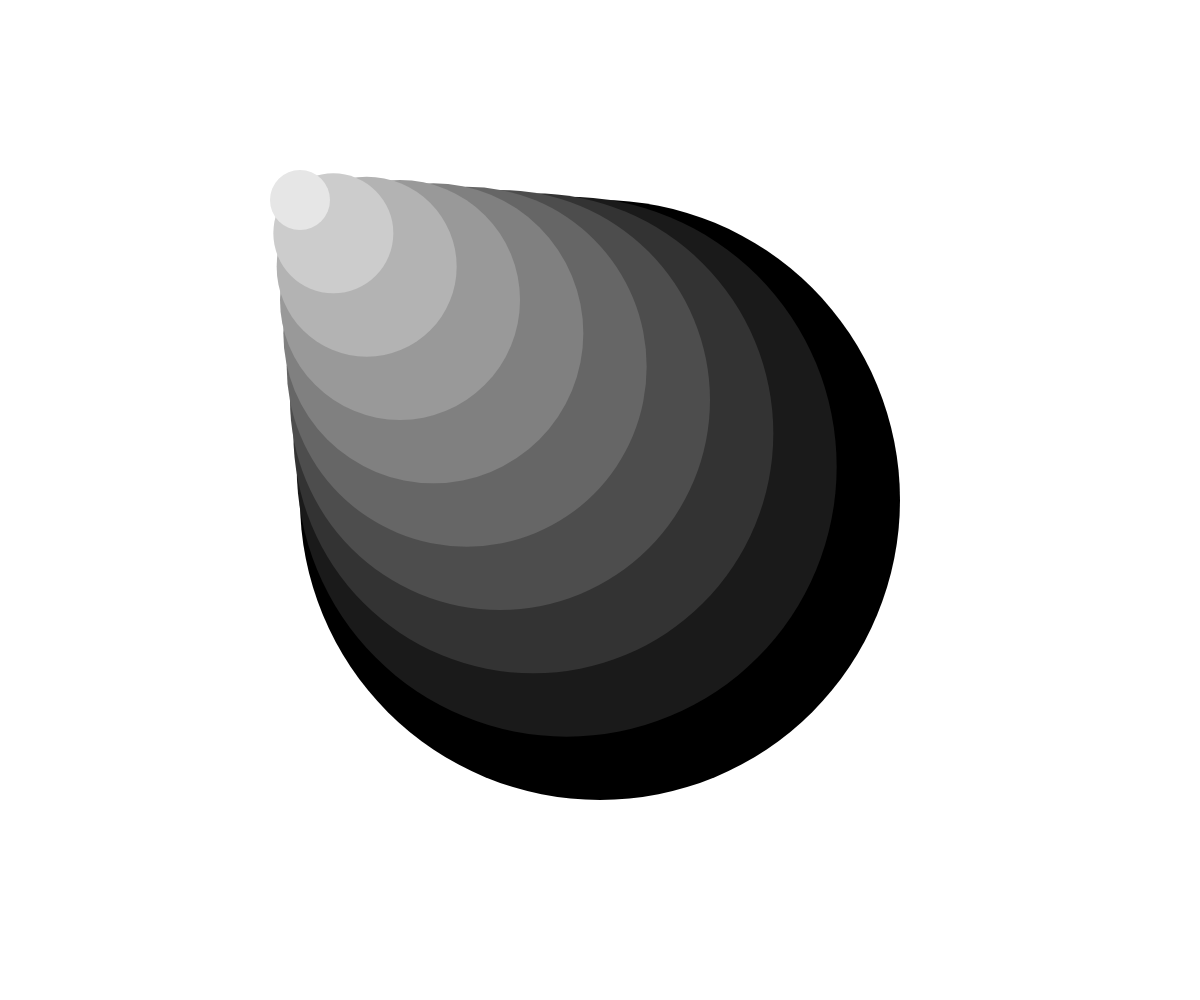
Frame 1 (no input)
Frame 60 (no input): identical to frame 1, image omitted
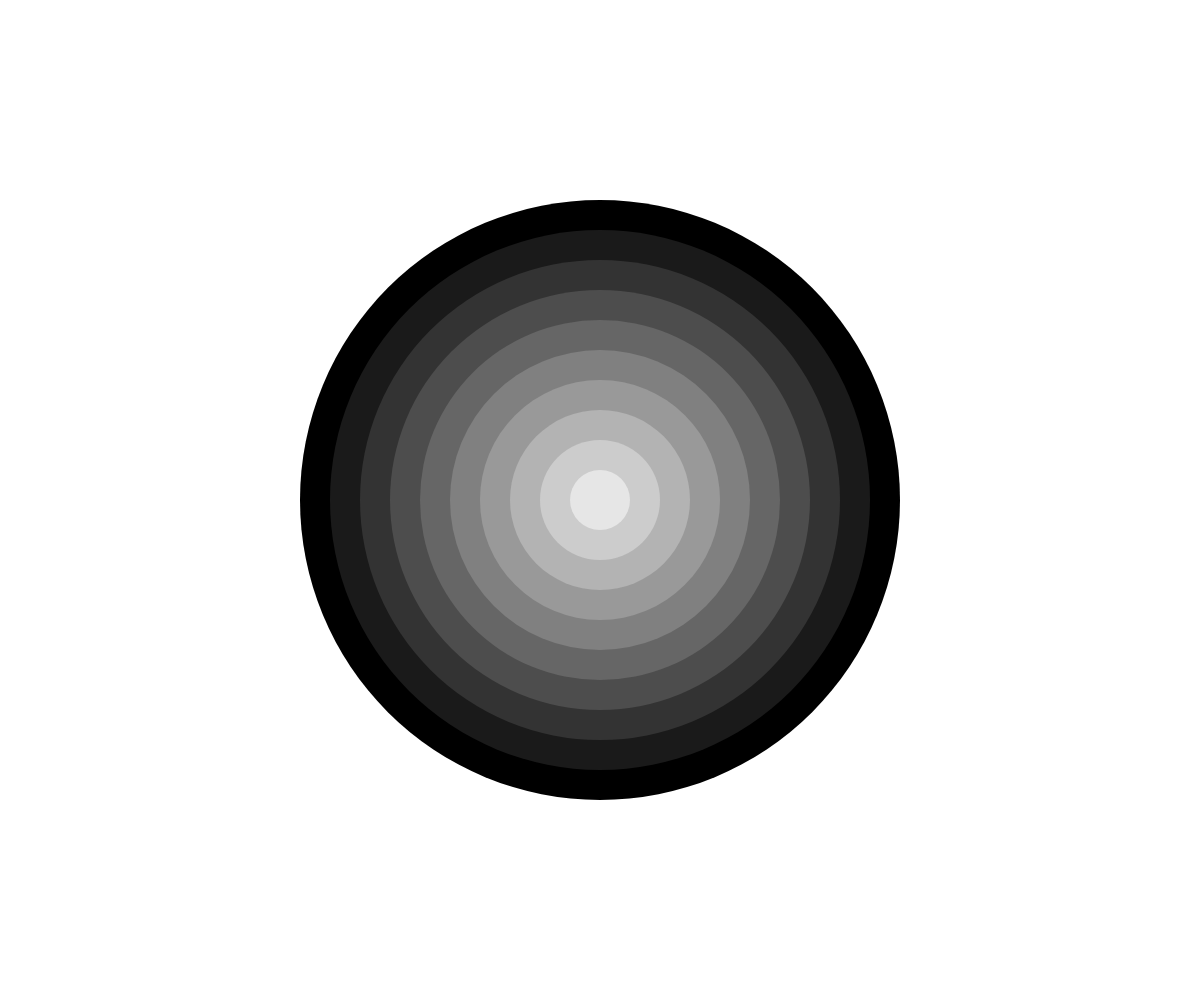
Frame 120 (the mouse pressed at the canvas centre since frame 60)

The p5.js sketch that drew these frames (run headless with seeded random() and noise() and a simulated clock; from frame 60 on, the mouse is pressed at the canvas centre):

// p5.js sketch
// ── sketch.js
function setup() {
  createCanvas(windowWidth, windowHeight);
}

function draw() {
  var xPos, yPos, eSize, eColor, eSizeMax, eSteps;
  var dX, dY;
  var dMax;
  clear();
  xPos = windowWidth/2;
  yPos = windowHeight/2;
  eSizeMax = 600;
  eSize = eSizeMax;
  eColor = 0; 
  eSteps = 10;
  dMax = eSizeMax/(2*(eSteps-1));
  dX = (mouseX - windowWidth/2)/(eSteps-1);
  dY = (mouseY - windowHeight/2)/(eSteps-1);
  
  if(dX>dMax){
    dX = dMax;}
    else if(dX<-dMax){
      dX = -dMax;}
  
  if(dY>dMax){
    dY = dMax;}
    else if(dY<-dMax){
      dY = -dMax;} 
  
  for(var i = 0 ; i<eSteps; i++){
    drawEllipse(xPos, yPos, eSize, eColor);
    xPos += dX;
    yPos += dY;
    eSize -= eSizeMax/eSteps;
    eColor += 255/eSteps;
  }
}

function drawEllipse(x, y, d, c){
  fill(c);
  noStroke();
  ellipse(x, y, d);
}
